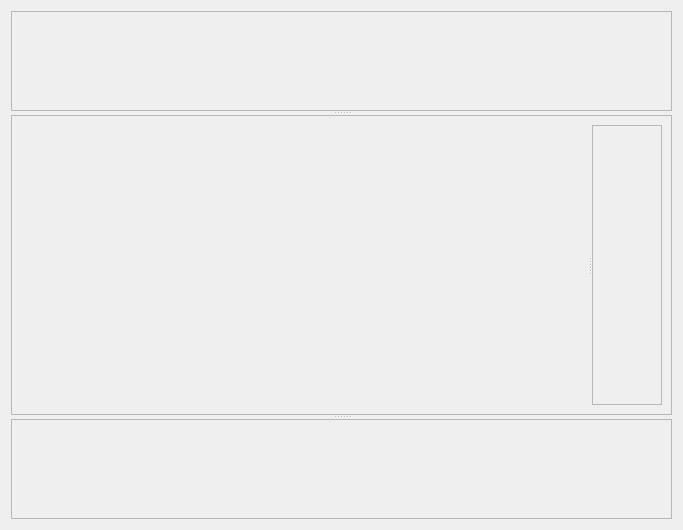
<?xml version="1.0" encoding="UTF-8"?>
<ui version="4.0">
 <class>measuring_equipment</class>
 <widget class="QWidget" name="measuring_equipment">
  <property name="geometry">
   <rect>
    <x>0</x>
    <y>0</y>
    <width>683</width>
    <height>530</height>
   </rect>
  </property>
  <property name="windowTitle">
   <string>Form</string>
  </property>
  <layout class="QGridLayout" name="gridLayout">
   <item row="0" column="0">
    <layout class="QVBoxLayout" name="verticalLayout">
     <item>
      <widget class="QSplitter" name="splitter">
       <property name="orientation">
        <enum>Qt::Orientation::Vertical</enum>
       </property>
       <widget class="QFrame" name="frame">
        <property name="frameShape">
         <enum>QFrame::Shape::StyledPanel</enum>
        </property>
        <property name="frameShadow">
         <enum>QFrame::Shadow::Raised</enum>
        </property>
       </widget>
       <widget class="QFrame" name="frame_2">
        <property name="frameShape">
         <enum>QFrame::Shape::StyledPanel</enum>
        </property>
        <property name="frameShadow">
         <enum>QFrame::Shadow::Raised</enum>
        </property>
        <layout class="QGridLayout" name="gridLayout_2">
         <item row="0" column="0">
          <widget class="QSplitter" name="splitter_2">
           <property name="orientation">
            <enum>Qt::Orientation::Horizontal</enum>
           </property>
           <widget class="QWidget" name="chart_widget" native="true"/>
           <widget class="QScrollArea" name="scrollArea">
            <property name="widgetResizable">
             <bool>true</bool>
            </property>
            <widget class="QWidget" name="scrollAreaWidgetContents">
             <property name="geometry">
              <rect>
               <x>0</x>
               <y>0</y>
               <width>317</width>
               <height>111</height>
              </rect>
             </property>
            </widget>
           </widget>
          </widget>
         </item>
        </layout>
       </widget>
       <widget class="QFrame" name="frame_3">
        <property name="frameShape">
         <enum>QFrame::Shape::StyledPanel</enum>
        </property>
        <property name="frameShadow">
         <enum>QFrame::Shadow::Raised</enum>
        </property>
       </widget>
      </widget>
     </item>
    </layout>
   </item>
  </layout>
 </widget>
 <resources/>
 <connections/>
</ui>
